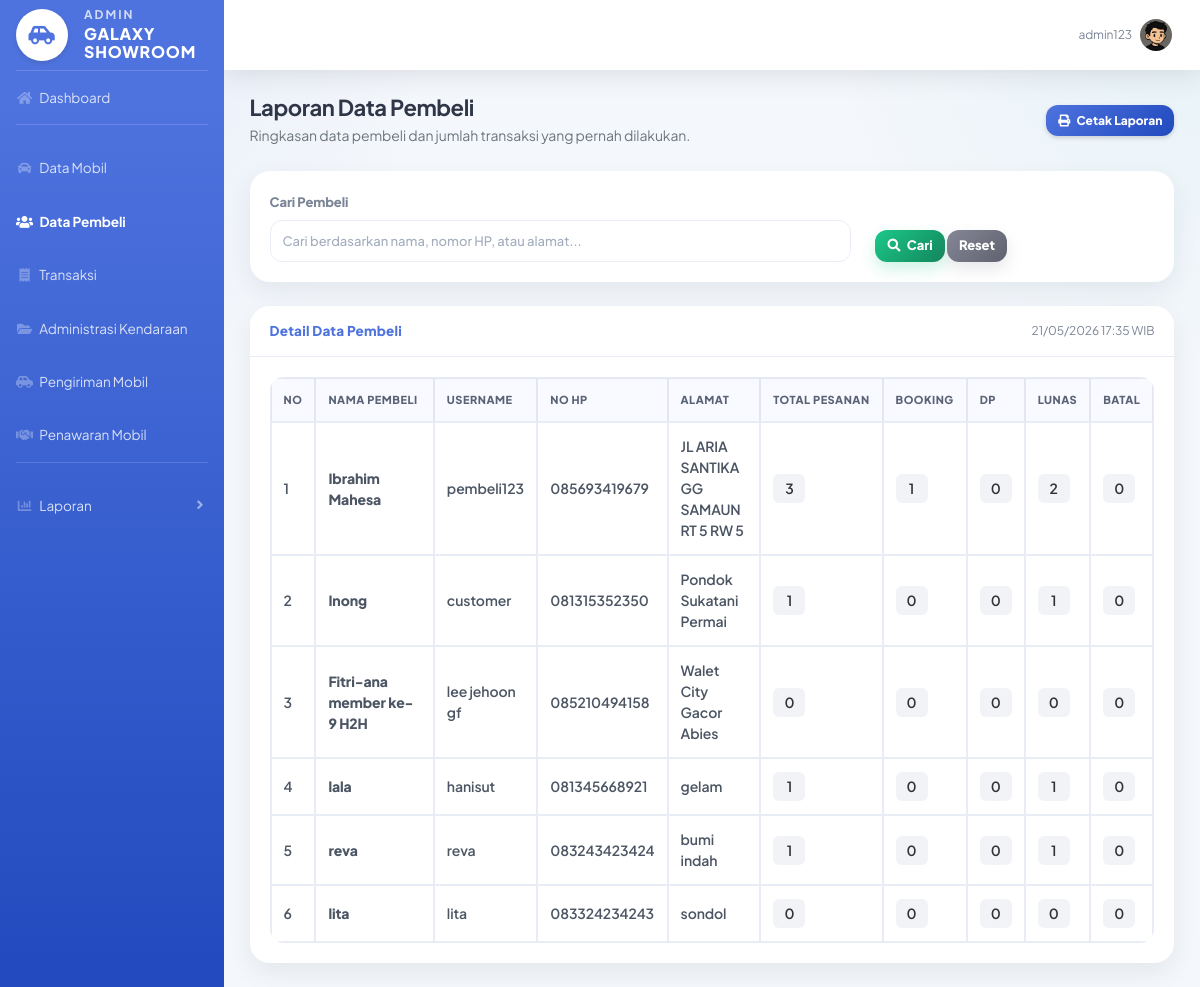
The app's page /admin/laporan_pembeli.php (signed in), older data.
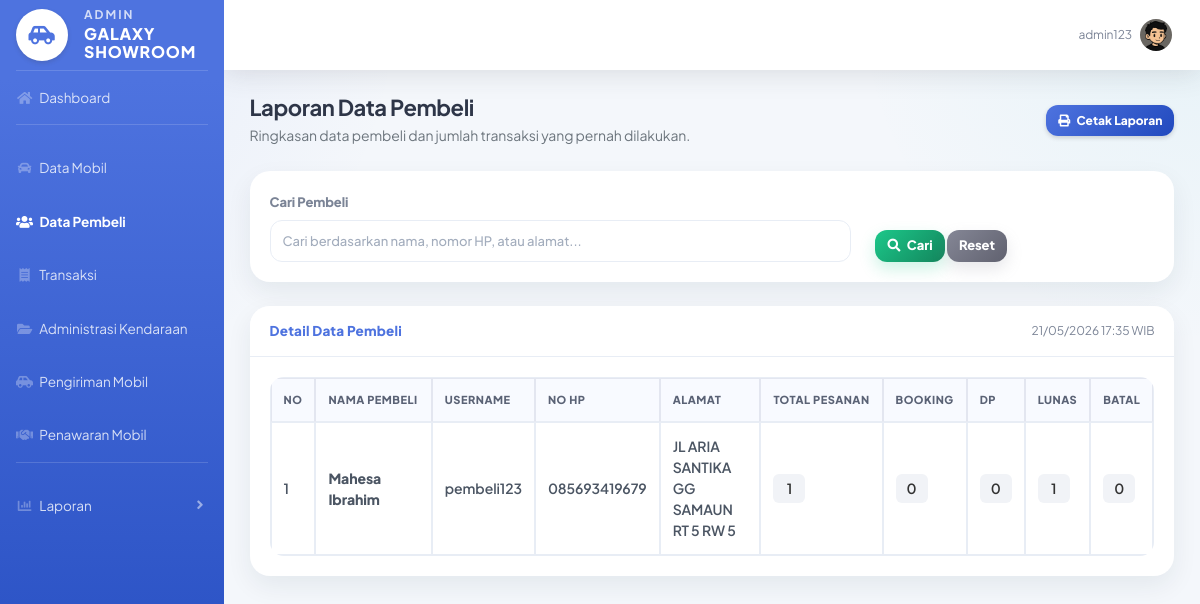
The same page, newer data.
### tables this page shows
CREATE TABLE `pembeli` (
  `id_pembeli` int(11) NOT NULL,
  `id_user` int(11) DEFAULT NULL,
  `nama` varchar(100) DEFAULT NULL,
  `alamat` text DEFAULT NULL,
  `no_hp` varchar(15) DEFAULT NULL,
  `foto` varchar(255) DEFAULT NULL
);

CREATE TABLE `users` (
  `id_user` int(11) NOT NULL,
  `username` varchar(50) DEFAULT NULL,
  `password` varchar(100) DEFAULT NULL,
  `role` enum('admin','pembeli','penjual','kurir') DEFAULT NULL
);

### admin/laporan_pembeli.php (the view, shortened to what the changed rows need)
<?php
include "../config/koneksi.php";
$whereKeyword = "";
$queryPembeli = mysqli_query($koneksi, "
    SELECT
        pb.id_pembeli,
        pb.nama,
        pb.alamat,
        pb.no_hp,
        u.username,
        COUNT(p.id_pemesanan) AS total_pemesanan,
        SUM(CASE WHEN p.status = 'booking' THEN 1 ELSE 0 END) AS total_booking,
        SUM(CASE WHEN p.status = 'dp' THEN 1 ELSE 0 END) AS total_dp,
        SUM(CASE WHEN p.status = 'lunas' THEN 1 ELSE 0 END) AS total_lunas,
        SUM(CASE WHEN p.status = 'batal' THEN 1 ELSE 0 END) AS total_batal
    FROM pembeli pb
    LEFT JOIN users u ON pb.id_user = u.id_user
    LEFT JOIN pemesanan p ON pb.id_pembeli = p.id_pembeli
    $whereKeyword
    GROUP BY pb.id_pembeli
    ORDER BY pb.id_pembeli DESC
");
?>
<!DOCTYPE html>
<html>
<head>
    <link href="../assets/vendor/fontawesome-free/css/all.min.css" rel="stylesheet">
    <link href="../assets/css/sb-admin-2.min.css" rel="stylesheet">
    <link href="../assets/css/admin.css" rel="stylesheet">
</head>
<body id="page-top">
<div id="wrapper">
    <div id="content-wrapper" class="d-flex flex-column">
        <div id="content">
            <div class="container-fluid">
                <div class="d-sm-flex align-items-center justify-content-between mb-4">
                    <div>
                        <h1 class="h3 mb-1 page-title">Laporan Data Pembeli</h1>
                    </div>
                </div>
                <div class="card shadow-sm mb-4">
                    <div class="card-body">
                        <div class="table-responsive">
                            <table class="table table-bordered table-hover mb-0">
                                <thead>
                                    <tr>
                                        <th>No</th>
                                        <th>Nama Pembeli</th>
                                        <th>Username</th>
                                        <th>No HP</th>
                                        <th>Alamat</th>
                                        <th>Total Pesanan</th>
                                        <th>Booking</th>
                                        <th>DP</th>
                                        <th>Lunas</th>
                                        <th>Batal</th>
                                    </tr>
                                </thead>
                                <tbody>
                                    <?php if ($queryPembeli && mysqli_num_rows($queryPembeli) > 0): ?>
                                        <?php $no = 1; ?>
                                        <?php while ($row = mysqli_fetch_assoc($queryPembeli)): ?>
                                            <tr>
                                                <td><?= $no++; ?></td>
                                                <td class="font-weight-bold">
                                                    <?= htmlspecialchars($row['nama'] ?? '-'); ?>
                                                </td>
                                                <td>
                                                    <?= htmlspecialchars($row['username'] ?? '-'); ?>
                                                </td>
                                                <td>
                                                    <?= htmlspecialchars($row['no_hp'] ?? '-'); ?>
                                                </td>
                                                <td>
                                                    <?= htmlspecialchars($row['alamat'] ?? '-'); ?>
                                                </td>
                                                <td>
                                                    <span class="number-box">
                                                        <?= $row['total_pemesanan'] ?? 0; ?>
                                                    </span>
                                                </td>
                                                <td>
                                                    <span class="number-box">
                                                        <?= $row['total_booking'] ?? 0; ?>
                                                    </span>
                                                </td>
                                                <td>
                                                    <span class="number-box">
                                                        <?= $row['total_dp'] ?? 0; ?>
                                                    </span>
                                                </td>
                                                <td>
                                                    <span class="number-box">
                                                        <?= $row['total_lunas'] ?? 0; ?>
                                                    </span>
                                                </td>
                                                <td>
                                                    <span class="number-box">
                                                        <?= $row['total_batal'] ?? 0; ?>
                                                    </span>
                                                </td>
                                            </tr>
                                        <?php endwhile; ?>
                                    <?php endif; ?>
                                </tbody>
                            </table>
                        </div>
                    </div>
                </div>
            </div>
        </div>
    </div>
</div>
</body>
</html>

Row changes from the older to the newer data that the page shows:
removed pembeli: nama "Inong", id_user.username "customer", no_hp "081315352350", alamat "Pondok Sukatani Permai", total_pemesanan "1", total_booking "0", total_dp "0", total_lunas "1", total_batal "0"
removed pembeli: nama "Fitri-ana member ke-9 H2H", id_user.username "lee jehoon gf", no_hp "085210494158", alamat "Walet City Gacor Abies", total_pemesanan "0", total_booking "0", total_dp "0", total_lunas "0", total_batal "0"
removed pembeli: nama "lala", id_user.username "hanisut", no_hp "081345668921", alamat "gelam", total_pemesanan "1", total_booking "0", total_dp "0", total_lunas "1", total_batal "0"
removed pembeli: nama "reva", id_user.username "reva", no_hp "083243423424", alamat "bumi indah", total_pemesanan "1", total_booking "0", total_dp "0", total_lunas "1", total_batal "0"
removed pembeli: nama "lita", id_user.username "lita", no_hp "083324234243", alamat "sondol", total_pemesanan "0", total_booking "0", total_dp "0", total_lunas "0", total_batal "0"
changed pembeli "JL ARIA SANTIKA GG SAMAUN RT 5 RW 5": nama "Ibrahim Mahesa" → "Mahesa Ibrahim"; total_pemesanan "3" → "1"; total_booking "1" → "0"; total_lunas "2" → "1"
